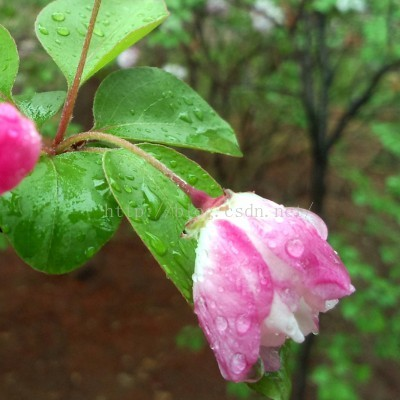
#> input picture testdata/w1.jpg, 400 x 400 px
$ python MI.py
#> lines starting #> are read from the running program, lines starting #| are printed output that depends on the picture
# -*- coding: utf-8 -*-
"""
Created on Sat Jul  8 17:17:07 2017

@author: Administrator
"""
import __future__
import cv2
import numpy as np

def MI(a,b):
    Ma,Na = a.shape
    Mb,Nb = b.shape
    M = min(Ma,Mb)
    N = min(Na,Nb)

    hab = np.zeros((256,256))
    ha = np.zeros((1,256))
    hb = np.zeros((1,256))

    if np.amax(a) != np.amin(a):
        a = (a - np.amin(a))/float((np.amax(a)-np.amin(a)))
    else:
        a = np.zeros((M,N))

    if np.amax(b) != np.amin(b):
        b = (b - np.amin(b))/float((np.amax(b)-np.amin(b)))
    else:
        b = np.zeros((M,N))

    a = np.float64(np.int16(a*255))
    b = np.float64(np.int16(b*255))

    for i in range(M):
        for j in range(N):
            indexx = int(a[i,j])
            indexy = int(b[i,j])
            hab[indexx,indexy] = hab[indexx,indexy]+1
            ha[0,indexx] = ha[0,indexx]+1
            hb[0,indexy] = hb[0,indexy]+1

    hsum = np.sum(np.sum(hab))
    index0,index1 = np.where(hab !=0)
    p = hab/float(hsum)
    Hab = np.sum(np.sum(-p[index0,index1]*np.log(p[index0,index1])))

    hsum = np.sum(np.sum(ha))
    index0,index1 = np.where(ha !=0)
    p = ha/hsum
    Ha = np.sum(np.sum(-p[index0,index1]*np.log(p[index0,index1])))

    hsum = np.sum(np.sum(hb))
    index0,index1 = np.where(hb !=0)
    p = hb/float(hsum)
    Hb = np.sum(np.sum(-p[index0,index1]*np.log(p[index0,index1])))

    mi = Ha+Hb-Hab
    #mi = (Ha+Hb)/Hab
    return mi

if __name__ == '__main__':
    img1 = cv2.imread("testdata/w1.jpg")
#> img1 is the input picture: shape (400, 400, 3); mean B, G, R 72.9, 110.8, 103.9
    img2 = cv2.imread("testdata/w2.jpg")
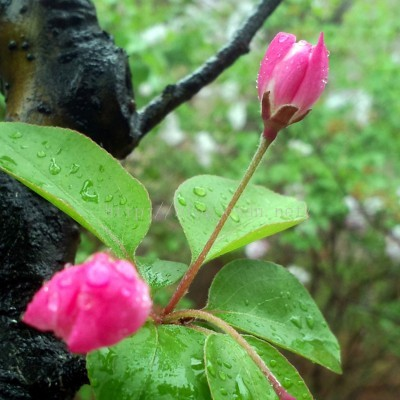
#> input picture testdata/w2.jpg, 400 x 400 px
#> img2 is the input picture: shape (400, 400, 3); mean B, G, R 84.3, 129, 107.8

    gray1 = cv2.cvtColor(img1,cv2.COLOR_BGR2GRAY)
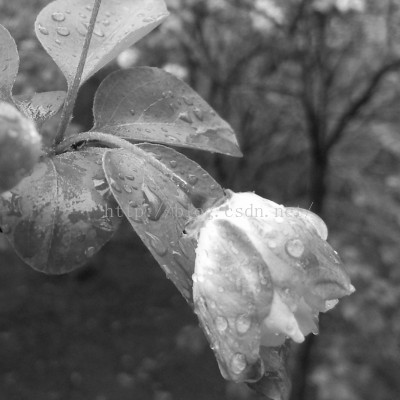
#> gray1: shape (400, 400); min 7, max 255, mean 104.4
    gray2 = cv2.cvtColor(img2,cv2.COLOR_BGR2GRAY)
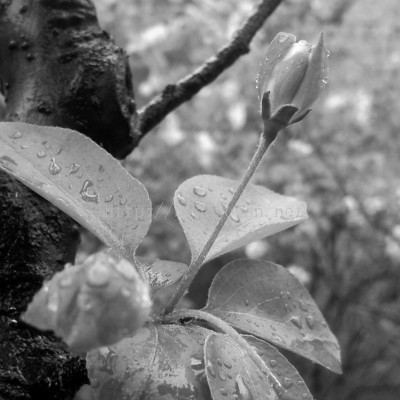
#> gray2: shape (400, 400); min 0, max 255, mean 117.5

    mi = MI(gray1,gray2)
#> after the loop in MI, `for i in range(M):`:
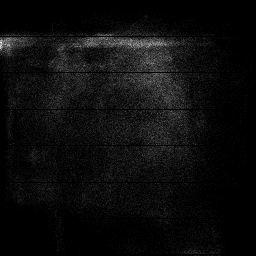
#> hab: shape (256, 256) float64; min 0, max 49, mean 2.4; drawn with min black and max white
#> in MI, `hsum = np.sum(np.sum(hab))`: hsum = 160000
#> in MI, `Hab = np.sum(np.sum(-p[index0,index1]*np.log(p[index0,index1])))`: Hab = 10.21
#> in MI, `index0,index1 = np.where(ha !=0)`: index0 = 242 values from 0 to 0; index1 = 242 values from 0 to 255
#> in MI, `Ha = np.sum(np.sum(-p[index0,index1]*np.log(p[index0,index1])))`: Ha = 5.15
#> in MI, `index0,index1 = np.where(hb !=0)`: index0 = 256 values from 0 to 0; index1 = 256 values from 0 to 255
#> in MI, `Hb = np.sum(np.sum(-p[index0,index1]*np.log(p[index0,index1])))`: Hb = 5.32
#> in MI, `mi = Ha+Hb-Hab`: mi = 0.266
#> mi = 0.266
